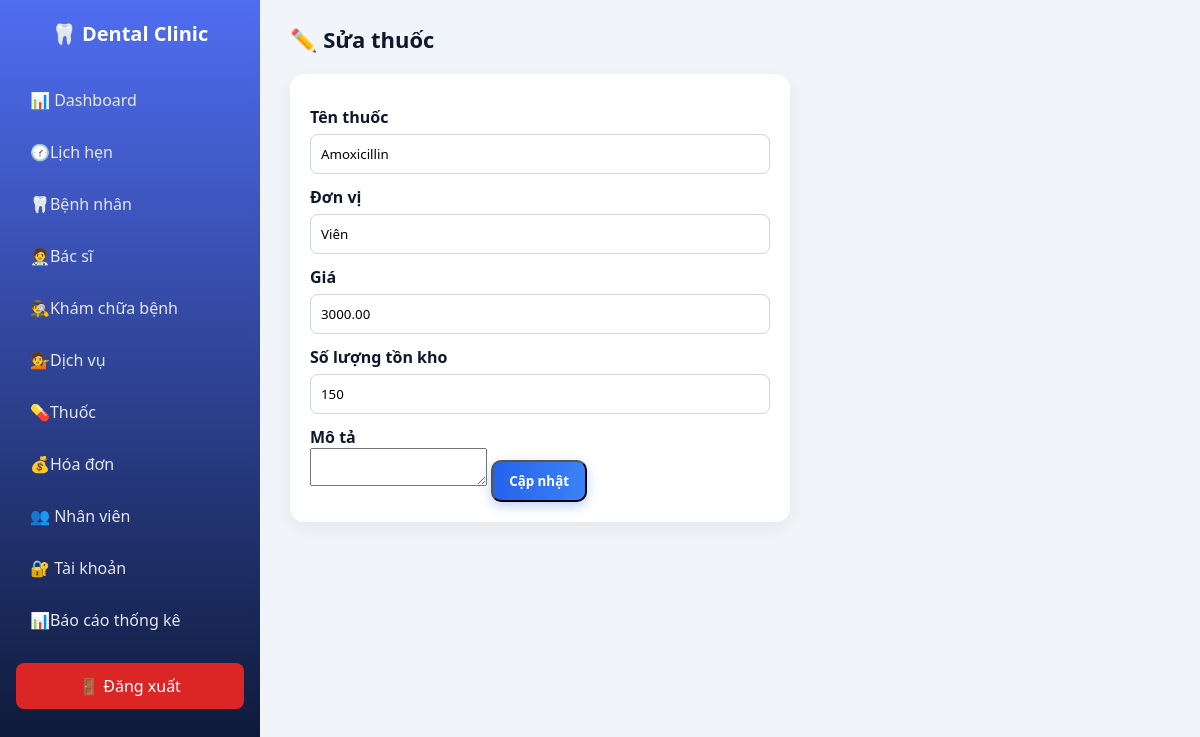
Page /dental_management/dashboard/dashboard.php?page=medicine_edit&id=2 (signed in) on the committed database.
### tables this page shows
CREATE TABLE `medicines` (
  `medicine_id` int(11) NOT NULL,
  `medicine_name` varchar(100) NOT NULL,
  `unit` varchar(50) DEFAULT NULL,
  `price` decimal(10,2) DEFAULT NULL,
  `description` text DEFAULT NULL,
  `stock` int(11) NOT NULL DEFAULT 0
);

### dental_management/dashboard/pages/medicine_edit.php (the view, shortened to what this page needs)
<?php
require_once __DIR__ . "/../../api/db.php";
$id = (int)$_GET['id'];
$stmt = $pdo->prepare("SELECT * FROM medicines WHERE medicine_id=?");
$stmt->execute([$id]);
$medicine = $stmt->fetch(PDO::FETCH_ASSOC);
?>
<div class="page-header">
    <h2>✏️ Sửa thuốc</h2>
</div>
<form method="post" class="form-box">
    <label>Tên thuốc</label>
    <input type="text" name="medicine_name"
           value="<?= htmlspecialchars($medicine['medicine_name']) ?>" required>
    <label>Đơn vị</label>
    <input type="text" name="unit"
           value="<?= htmlspecialchars($medicine['unit']) ?>">
    <label>Giá</label>
    <input type="number" name="price"
           value="<?= $medicine['price'] ?>" min="0">
    <label>Số lượng tồn kho</label>
    <input type="number" name="stock"
           value="<?= $medicine['stock'] ?>" min="0" required>
    <label>Mô tả</label>
    <textarea name="description"><?= htmlspecialchars($medicine['description']) ?></textarea>
    <button class="btn-add">Cập nhật</button>
</form>

### dental_management/dashboard/dashboard.css (style rules this page uses)
* { margin: 0; padding: 0; box-sizing: border-box; font-family: "Segoe UI", Tahoma, sans-serif; }
body { background: #f1f5f9; color: #0f172a; }
body { display: flex; min-height: 100vh; }
.page-header { display: flex; justify-content: space-between; align-items: center; margin-bottom: 20px; }
.page-header h2 { font-size: 22px; color: #0f172a; }
.btn-add { background: linear-gradient(90deg, #2563eb, #3b82f6); color: #fff; padding: 10px 16px; border-radius: 10px; text-decoration: none; font-weight: 600; box-shadow: 0 4px 12px rgba(37,99,235,0.3); }
.form-box { max-width: 500px; background: #fff; padding: 20px; border-radius: 14px; box-shadow: 0 6px 20px rgba(0,0,0,.06); }
.form-box label { display: block; margin-top: 12px; font-weight: 600; }
.form-box input, .form-box select { width: 100%; padding: 10px; margin-top: 6px; border-radius: 8px; border: 1px solid #cbd5f5; }

### rows in the picture
medicines: medicine_name "Amoxicillin", unit "Viên", price "3000.00", stock "150"
